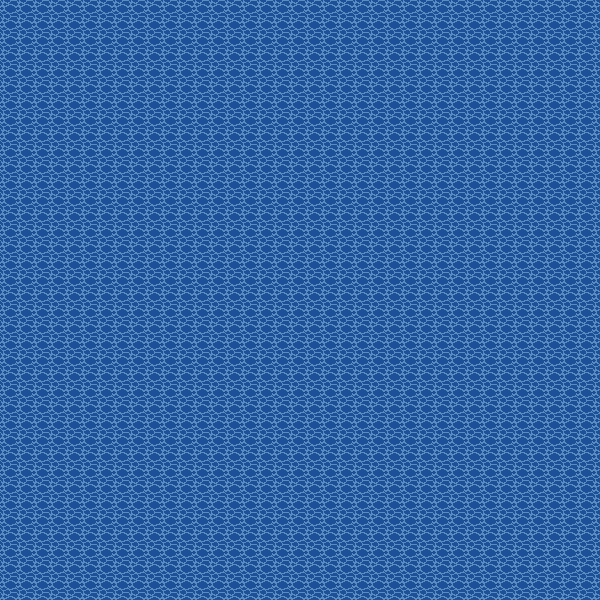

The image is a tile-based game level rendered from a .tmx file. Its description and source (layers, tilesets, objects; grid data summarised) follow:
An orthogonal 75x75 tile map with 8x8 px tiles, 1 tile layer (Tile Layer 1).

<map version="1.0" tiledversion="1.0.3" orientation="orthogonal" renderorder="right-down" width="75" height="75" tilewidth="8" tileheight="8" nextobjectid="1">
 <tileset firstgid="1" source="Basis.tsx" />
 <layer name="Tile Layer 1" width="75" height="75">
  <data>[5625 cells, 5625 non-empty, 12 distinct tile ids]</data>
 </layer>
</map>
